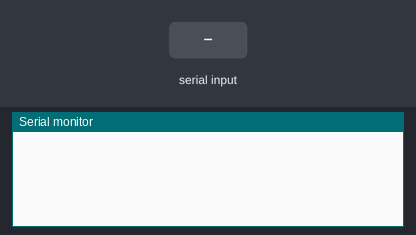
The sketch below on a simulated Arduino Uno, built with avr-gcc and run on an emulated ATmega328P. On the bench: the last lines printed to the serial monitor. Inputs (shaded band) come from the test bench.

Above: at 1.2 s.
1.3 s: "1" received over Serial
At 3.4 s:
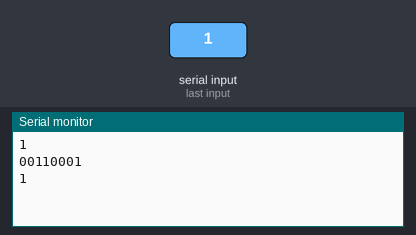
4.3 s: "0" received over Serial
5.8 s: "2" received over Serial
At 7.7 s:
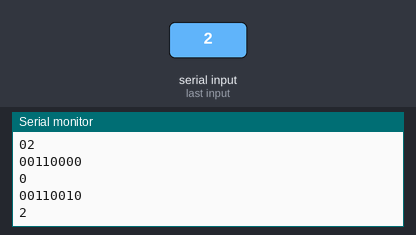
Timing chart, 0 to 9.2 s (numbered marks = the images above; inputs shaded):
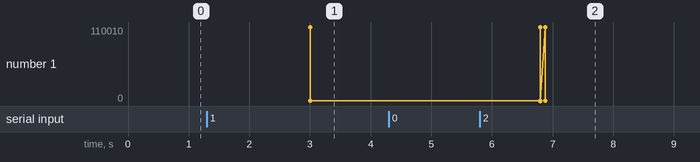

The sketch:

send.ino
```cpp
int led_pin = 2;
uint8_t mask[8] = {0x01,
                   0x02,
                   0x04,
                   0x08,
                   0x10,
                   0x20,
                   0x40,
                   0x80};
uint8_t testData[15] = {0b00000111,
                        0b00101010,
                        0b11001100,
                        0b00001101,
                        0b10101001,
                        0b01001010,
                        0b11100010,
                        0b00000111,
                        0b11111000,
                        0b01010100,
                        0b11001110,
                        0b00010100,
                        0b00000100,
                        0b11110110,
                        0b11101010};
void setup()
{
  // put your setup code here, to run once:
  Serial.begin(115200);
  uint8_t start_initial[9] = {0, 1, 1, 0, 1, 1, 1, 1, 0};
  timing(start_initial);
}

void loop()
{
  // put your main code here, to run repeatedly:
  String user_input;

  while (Serial.available() == 0)
  {
    delay(1000);

  }

  user_input = Serial.readString();
  Serial.println(user_input);
  Serial.flush();
  if (user_input == "test\n")
  {
    Serial.println("running test sequence");
    testRoutine();
  }
  else
  {
    uint8_t temp;
    for (int i = 0; i < user_input.length(); i++)
    {
      temp = uint8_t((user_input[i]));
      uint8_t idk[9];
      idk[8] = 0;
      byte2bit(temp, idk);
      for (int i = 7; i > -1; i--)
      {
        Serial.print(idk[i]);
      }
      Serial.println();
      Serial.print(char(temp));
      Serial.println();
      timing(idk);
      delay(70);
    }
  }

}

void testRoutine()
{
  for (int i = 0; i <= 15; i++)
  {
    timing(testData[i]);
    //Serial.println(testData[i]);
    Serial.print(char(testData[i]));
    delay(100);
    Serial.println(i);
  }
  timing(00001010);
}

void timing(uint8_t array[])
{
  // send low for 150 microseconds, send whatever for 300 microseconds, and send high for 216 microseconds
  // uint8_t array[9] = {0, 0, 0, 0, 0, 0, 1, 0, 0};
  int parity = zeros(array);
  array[8] = parity;

  for (int i = 0; i < 9; i++)
  {
    digitalWrite(led_pin, 0);
    delayMicroseconds(220);
    digitalWrite(led_pin, array[i]);
    delayMicroseconds(200);
    digitalWrite(led_pin, 1);
    delayMicroseconds(240);
  }
}

int zeros(uint8_t array[])
{
  int parity = 0;
  int num = 0;
  int size = 9; // size_t size = sizeof(array) / sizeof(array[0]);
  for (int i = 0; i < size - 1; i++)
  {
    if (array[i] == 0)
    {
      parity += 1;
    }
  }
  if (parity % 2 == 0)
  {
    num = 1;
  }

  return num;
}

void byte2bit(uint8_t temp, uint8_t (&array)[9])
{
  // uint8_t array[8];
  for (int i = 0; i < 8; i++)
  {
    if (temp & mask[i])
    {
      array[i] = 1;
    }
    else
    {
      array[i] = 0;
    }
  }
}

// void errorbit()

// char binary2ascii(uint8_t array[])
// {
//   int arrayLength = sizeof(array) / sizeof(array[0]);
//   char charArray[arrayLength + 1];
//   for (int i = 0; i < arrayLength; i++) {
//     charArray[i] = char(array[i]);
//   }
//   charArray[arrayLength] = '\0';
//   Serial.println(charArray);

//   return charArray;
// }

// void str2char(String inputString, char* data)
// {
//   int arrayLength = inputString.length() + 1; // +1 for the null terminator
//   char outputCharArray[arrayLength];

//   inputString.toCharArray(outputCharArray, arrayLength);
//   for (int i = 0; i < arrayLength; i++)
//   {
//     data[i] = outputCharArray[i];
//   }

// }

// void char2bin(char c)
// {
//    for (int i = 7; i >= 0; --i)
//     {
//         Serial.print( (c & (1 << i)) ? '1' : '0' );
//     }
//     Serial.println('\n');
//   //int arrayLength = sizeof(input) / sizeof(input[0]);
//   //int outputBinaryArray[arrayLength];
//   //for (int i = 0; i < arrayLength; i++)
//   //{
//   //  outputBinaryArray[i] = int(input[i]);
//   //}
//   //return outputBinaryArray;
// }

// void send() {

//   digitalWrite(led_pin, HIGH);
//   delay(1);
//   digitalWrite(led_pin, LOW);
//   delay(1);
// }
```

Measured:
- after the input at 1.3 s, the serial monitor: prints a new line after 1.7 s (image 1)
- after the input at 5.8 s, the serial monitor: prints a new line after 1.0 s (image 2)
- plotted number 1: 1 → 2 after the input at 5.8 s
